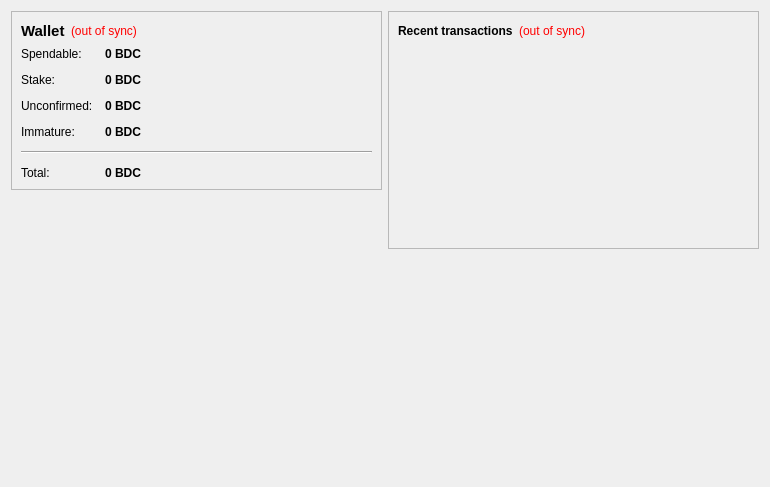
<?xml version="1.0" encoding="UTF-8"?>
<ui version="4.0">
 <class>OverviewPage</class>
 <widget class="QWidget" name="OverviewPage">
  <property name="geometry">
   <rect>
    <x>0</x>
    <y>0</y>
    <width>770</width>
    <height>487</height>
   </rect>
  </property>
  <property name="windowTitle">
   <string>Form</string>
  </property>
  <layout class="QHBoxLayout" name="horizontalLayout" stretch="1,1">
   <item>
    <layout class="QVBoxLayout" name="verticalLayout_2">
     <item>
      <widget class="QFrame" name="frame">
       <property name="frameShape">
        <enum>QFrame::StyledPanel</enum>
       </property>
       <property name="frameShadow">
        <enum>QFrame::Raised</enum>
       </property>
       <layout class="QVBoxLayout" name="verticalLayout_4">
        <item>
         <layout class="QHBoxLayout" name="horizontalLayout_4">
          <item>
           <widget class="QLabel" name="label_5">
            <property name="font">
             <font>
              <pointsize>11</pointsize>
              <weight>75</weight>
              <bold>true</bold>
             </font>
            </property>
            <property name="text">
             <string>Wallet</string>
            </property>
           </widget>
          </item>
          <item>
           <widget class="QLabel" name="labelWalletStatus">
            <property name="toolTip">
             <string>The displayed information may be out of date. Your wallet automatically synchronizes with the BlackDiamondCoin network after a connection is established, but this process has not completed yet.</string>
            </property>
            <property name="styleSheet">
             <string notr="true">QLabel { color: red; }</string>
            </property>
            <property name="text">
             <string notr="true">(out of sync)</string>
            </property>
            <property name="alignment">
             <set>Qt::AlignLeading|Qt::AlignLeft|Qt::AlignVCenter</set>
            </property>
           </widget>
          </item>
          <item>
           <spacer name="horizontalSpacer_2">
            <property name="orientation">
             <enum>Qt::Horizontal</enum>
            </property>
            <property name="sizeHint" stdset="0">
             <size>
              <width>40</width>
              <height>20</height>
             </size>
            </property>
           </spacer>
          </item>
         </layout>
        </item>
        <item>
         <layout class="QFormLayout" name="formLayout_2">
          <property name="fieldGrowthPolicy">
           <enum>QFormLayout::AllNonFixedFieldsGrow</enum>
          </property>
          <property name="horizontalSpacing">
           <number>12</number>
          </property>
          <property name="verticalSpacing">
           <number>12</number>
          </property>
          <item row="0" column="0">
           <widget class="QLabel" name="label">
            <property name="text">
             <string>Spendable:</string>
            </property>
           </widget>
          </item>
          <item row="0" column="1">
           <widget class="QLabel" name="labelBalance">
            <property name="font">
             <font>
              <weight>75</weight>
              <bold>true</bold>
             </font>
            </property>
            <property name="cursor">
             <cursorShape>IBeamCursor</cursorShape>
            </property>
            <property name="toolTip">
             <string>Your current spendable balance</string>
            </property>
            <property name="text">
             <string notr="true">0 BDC</string>
            </property>
            <property name="textInteractionFlags">
             <set>Qt::LinksAccessibleByMouse|Qt::TextSelectableByKeyboard|Qt::TextSelectableByMouse</set>
            </property>
           </widget>
          </item>
          <item row="1" column="0">
           <widget class="QLabel" name="label_6">
            <property name="text">
             <string>Stake:</string>
            </property>
           </widget>
          </item>
          <item row="1" column="1">
           <widget class="QLabel" name="labelStake">
            <property name="font">
             <font>
              <weight>75</weight>
              <bold>true</bold>
             </font>
            </property>
            <property name="cursor">
             <cursorShape>IBeamCursor</cursorShape>
            </property>
            <property name="toolTip">
             <string>Total of coins that was staked, and do not yet count toward the current balance</string>
            </property>
            <property name="text">
             <string notr="true">0 BDC</string>
            </property>
            <property name="textInteractionFlags">
             <set>Qt::LinksAccessibleByMouse|Qt::TextSelectableByKeyboard|Qt::TextSelectableByMouse</set>
            </property>
           </widget>
          </item>
          <item row="2" column="0">
           <widget class="QLabel" name="label_3">
            <property name="text">
             <string>Unconfirmed:</string>
            </property>
           </widget>
          </item>
          <item row="2" column="1">
           <widget class="QLabel" name="labelUnconfirmed">
            <property name="font">
             <font>
              <weight>75</weight>
              <bold>true</bold>
             </font>
            </property>
            <property name="cursor">
             <cursorShape>IBeamCursor</cursorShape>
            </property>
            <property name="toolTip">
             <string>Total of transactions that have yet to be confirmed, and do not yet count toward the current balance</string>
            </property>
            <property name="text">
             <string notr="true">0 BDC</string>
            </property>
            <property name="textInteractionFlags">
             <set>Qt::LinksAccessibleByMouse|Qt::TextSelectableByKeyboard|Qt::TextSelectableByMouse</set>
            </property>
           </widget>
          </item>
          <item row="3" column="0">
           <widget class="QLabel" name="labelImmatureText">
            <property name="text">
             <string>Immature:</string>
            </property>
           </widget>
          </item>
          <item row="3" column="1">
           <widget class="QLabel" name="labelImmature">
            <property name="font">
             <font>
              <weight>75</weight>
              <bold>true</bold>
             </font>
            </property>
            <property name="toolTip">
             <string>Mined balance that has not yet matured</string>
            </property>
            <property name="text">
             <string notr="true">0 BDC</string>
            </property>
            <property name="textInteractionFlags">
             <set>Qt::LinksAccessibleByMouse|Qt::TextSelectableByKeyboard|Qt::TextSelectableByMouse</set>
            </property>
           </widget>
          </item>
          <item row="4" column="0" colspan="2">
           <widget class="Line" name="line">
            <property name="orientation">
             <enum>Qt::Horizontal</enum>
            </property>
           </widget>
          </item>
          <item row="5" column="0">
           <widget class="QLabel" name="labelTotalText">
            <property name="text">
             <string>Total:</string>
            </property>
           </widget>
          </item>
          <item row="5" column="1">
           <widget class="QLabel" name="labelTotal">
            <property name="font">
             <font>
              <weight>75</weight>
              <bold>true</bold>
             </font>
            </property>
            <property name="cursor">
             <cursorShape>IBeamCursor</cursorShape>
            </property>
            <property name="toolTip">
             <string>Your current total balance</string>
            </property>
            <property name="text">
             <string notr="true">0 BDC</string>
            </property>
            <property name="textInteractionFlags">
             <set>Qt::LinksAccessibleByMouse|Qt::TextSelectableByKeyboard|Qt::TextSelectableByMouse</set>
            </property>
           </widget>
          </item>
         </layout>
        </item>
       </layout>
      </widget>
     </item>
     <item>
      <spacer name="verticalSpacer">
       <property name="orientation">
        <enum>Qt::Vertical</enum>
       </property>
       <property name="sizeHint" stdset="0">
        <size>
         <width>20</width>
         <height>40</height>
        </size>
       </property>
      </spacer>
     </item>
     <item>
      <widget class="QLabel" name="label_6">
       <property name="text">
        <string/>
       </property>
       <property name="pixmap">
        <pixmap resource="../bitcoin.qrc">:/images/backg</pixmap>
       </property>
       <property name="scaledContents">
        <bool>false</bool>
       </property>
       <property name="alignment">
        <set>Qt::AlignCenter</set>
       </property>
       <property name="margin">
        <number>-2</number>
       </property>
      </widget>
     </item>
    </layout>
   </item>
   <item>
    <layout class="QVBoxLayout" name="verticalLayout_3">
     <item>
      <widget class="QFrame" name="frame_2">
       <property name="frameShape">
        <enum>QFrame::StyledPanel</enum>
       </property>
       <property name="frameShadow">
        <enum>QFrame::Raised</enum>
       </property>
       <layout class="QVBoxLayout" name="verticalLayout">
        <item>
         <layout class="QHBoxLayout" name="horizontalLayout_2">
          <item>
           <widget class="QLabel" name="label_4">
            <property name="text">
             <string>&lt;b&gt;Recent transactions&lt;/b&gt;</string>
            </property>
           </widget>
          </item>
          <item>
           <widget class="QLabel" name="labelTransactionsStatus">
            <property name="toolTip">
             <string>The displayed information may be out of date. Your wallet automatically synchronizes with the BlackDiamondCoin network after a connection is established, but this process has not completed yet.</string>
            </property>
            <property name="styleSheet">
             <string notr="true">QLabel { color: red; }</string>
            </property>
            <property name="text">
             <string notr="true">(out of sync)</string>
            </property>
            <property name="alignment">
             <set>Qt::AlignRight|Qt::AlignTrailing|Qt::AlignVCenter</set>
            </property>
           </widget>
          </item>
          <item>
           <spacer name="horizontalSpacer">
            <property name="orientation">
             <enum>Qt::Horizontal</enum>
            </property>
            <property name="sizeHint" stdset="0">
             <size>
              <width>40</width>
              <height>20</height>
             </size>
            </property>
           </spacer>
          </item>
         </layout>
        </item>
        <item>
         <widget class="QListView" name="listTransactions">
          <property name="styleSheet">
           <string notr="true">QListView { background: transparent; }</string>
          </property>
          <property name="frameShape">
           <enum>QFrame::NoFrame</enum>
          </property>
          <property name="verticalScrollBarPolicy">
           <enum>Qt::ScrollBarAlwaysOff</enum>
          </property>
          <property name="horizontalScrollBarPolicy">
           <enum>Qt::ScrollBarAlwaysOff</enum>
          </property>
          <property name="selectionMode">
           <enum>QAbstractItemView::NoSelection</enum>
          </property>
         </widget>
        </item>
       </layout>
      </widget>
     </item>
     <item>
      <spacer name="verticalSpacer_2">
       <property name="orientation">
        <enum>Qt::Vertical</enum>
       </property>
       <property name="sizeHint" stdset="0">
        <size>
         <width>20</width>
         <height>40</height>
        </size>
       </property>
      </spacer>
     </item>
    </layout>
   </item>
  </layout>
 </widget>
 <resources/>
 <connections/>
</ui>
